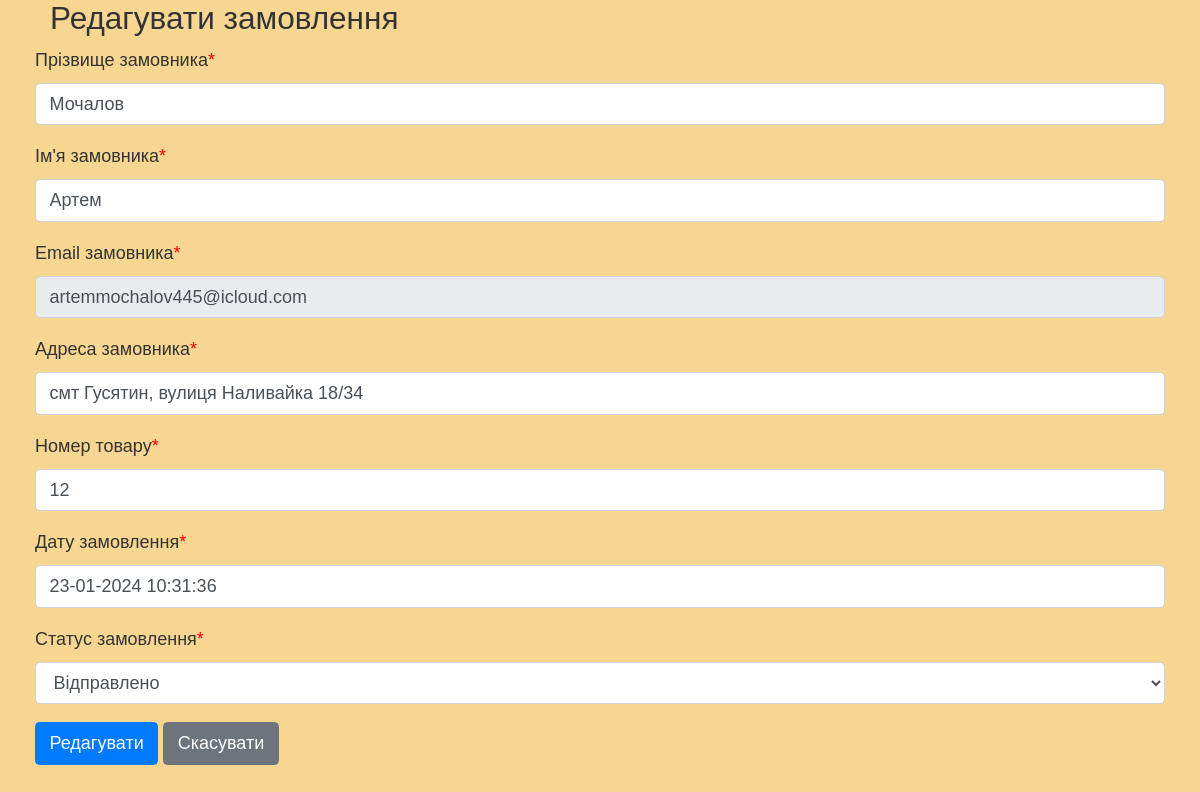
Screenshot of /admin/ordersOperations/editOrder.php?order_id=24 with the database file from the repository.
### tables this page shows
CREATE TABLE `orders` (
  `id` int(11) NOT NULL,
  `username` varchar(30) NOT NULL,
  `usersurname` varchar(30) NOT NULL,
  `phonenumber` varchar(13) NOT NULL,
  `email` varchar(50) NOT NULL,
  `address` varchar(100) NOT NULL,
  `productid` int(10) NOT NULL,
  `orderDate` varchar(20) NOT NULL DEFAULT '',
  `status` int(11) NOT NULL DEFAULT 1
);

CREATE TABLE `orderstatus` (
  `id` int(11) NOT NULL,
  `status` varchar(20) NOT NULL
);

### include/function.php (called while the page is built, shortened)
<?php
function getStatuses(){
    global $conn;
    $sql = 'SELECT * FROM `orderstatus`';
    $result = mysqli_query($conn, $sql);
    return mysqli_fetch_all($result, MYSQLI_ASSOC);
}

### admin/ordersOperations/editOrder.php (the view, shortened to what this page needs)
<?php
include('../../include/config.php');
include('../../include/function.php');
$servername = "localhost";
$username = "root";
$password = "";
$db = 'furnituredb';
$conn = mysqli_connect($servername, $username, $password, $db);
?>
<!doctype html>
<html lang="uk">
<head>
    <link rel="stylesheet" href="https://cdn.jsdelivr.net/npm/bootstrap@4.0.0/dist/css/bootstrap.min.css">
    <link rel="stylesheet" href="../css/main.css">
</head>
<body>
<div class="container">
    <div class="col-12">
        <?php
        $order_id = $_GET['order_id'];
        $sql = "SELECT * FROM orders WHERE id =".$order_id;
        $result = mysqli_query($conn, $sql);
        $order = mysqli_fetch_assoc($result);
        ?>
        <form action="updateOrder.php" method="post" enctype="multipart/form-data" style="text-align: left">
            <div class="col">
                <h3>Редагувати замовлення</h3>
            </div>
            <div class="form-group">
                <label for="exampleFormControlInput1">Прізвище замовника<span style="color:red;">*</span></label>
                <input  name="usersurname" type="text" class="form-control"
                       id="exampleFormControlInput1" required value="<?php echo $order['usersurname'];?>">
            </div>
            <div class="form-group">
                <label for="exampleFormControlInput1">Ім'я замовника<span style="color:red;">*</span></label>
                <input name="username" type="text" class="form-control"
                       id="exampleFormControlInput1" required value="<?php echo $order['username'];?>">
            </div>
            <div class="form-group">
                <label for="exampleFormControlInput1">Email замовника<span style="color:red;">*</span></label>
                <input disabled name="email" type="email" class="form-control"
                       id="exampleFormControlInput1" required value="<?php echo $order['email'];?>">
            </div>
            <div class="form-group">
                <label for="exampleFormControlInput1">Адреса замовника<span style="color:red;">*</span></label>
                <input name="address" type="text" class="form-control"
                       id="exampleFormControlInput1" required value="<?php echo $order['address'];?>">
            </div>
            <div class="form-group">
                <label for="exampleFormControlInput1">Номер товару<span style="color:red;">*</span></label>
                <input name="productid" type="text" class="form-control"
                       id="exampleFormControlInput1" required value="<?php echo $order['productid'];?>">
            </div>
            <div class="form-group">
                <label for="exampleFormControlInput1">Дату замовлення<span style="color:red;">*</span></label>
                <input name="orderDate" type="text" class="form-control"
                       id="exampleFormControlInput1" required value="<?php echo $order['orderDate'];?>">
            </div>
            <div class="form-group">
                <label for="exampleFormControlInput1">Статус замовлення<span style="color:red;">*</span></label>
                <select name="status" type="text" class="form-control" id="exampleFormControlInput1" required>
                    <?php
                    $statuses = getStatuses();
                    foreach($statuses as $status):?>
                        <option <?php if($order['status'] === $status['id']):?> selected <?php endif;?>
                                value="<?php echo $status['id']; ?>"><?php echo $status['status']; ?></option>
                    <?php endforeach;?>
                </select>
            </div>
            <button type="submit" class="btn btn-primary">Редагувати</button>
            <a href="../index.php" class="btn btn-secondary">Скасувати</a>
        </form>
    </div>
</div>
</body>
</html>

### css/main.css (style rules this page uses)
* { margin: 0; padding: 0; box-sizing: border-box; list-style: none; }
html, body { word-wrap: break-word; height: 100%; margin: 0; padding: 0; font-family: Arial, "Helvetica Neue", Helvetica, sans-serif; font-size: 18px; color:#333333; }
.container { max-width: 1440px; margin: 0 auto; padding: 0 20px; }
a { cursor: pointer; }
form { text-align: center; }
.form-control { width: 100%; }

### admin/ordersOperations/editOrder.php (style rules this page uses)
body { font-family: Verdana, Arial, Helvetica, Sans-Serif; background-color: #f7d692; font-family: Arial; text-decoration: none; }

### rows the page displays
orders: usersurname "Мочалов", username "Артем", email "artemmochalov445@icloud.com", address "смт Гусятин, вулиця Наливайка 18/34", productid "12", orderDate "23-01-2024 10:31:36", status "Відправлено"
